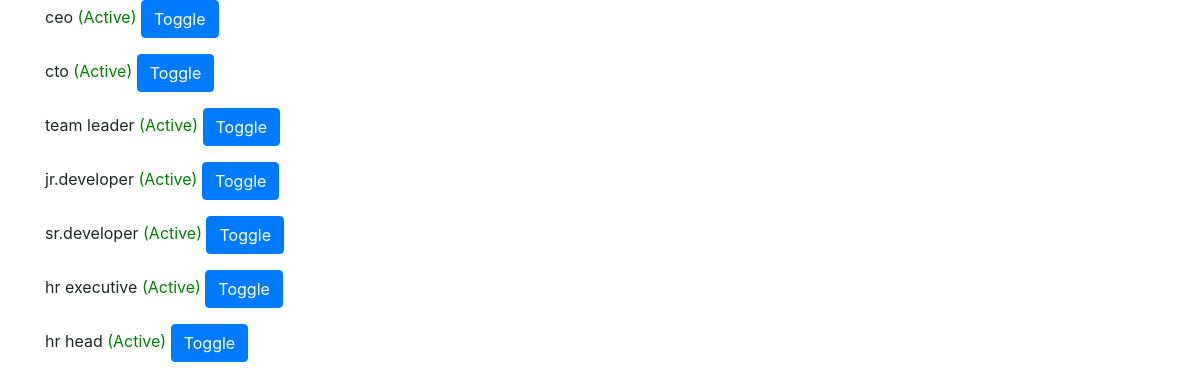
Screenshot of /roles/ with the database file from the repository.
### done/models.py (models this page shows, shortened)
class Employee(models.Model):
    code = models.CharField(max_length=4, unique=True, blank=True, null=True)
    role = models.CharField(max_length=100, choices=ROLE_CHOICES)
    name = models.CharField(max_length=50)
    email = models.CharField(max_length=150)
    address = models.CharField(max_length=200)
    phone = models.CharField(max_length=10)
    is_active = models.BooleanField(default=True)

### done/views.py (the view)
# urls.py: path('roles/', views.role_management, name='role_management'),
def role_management(request):
    roles = Employee.objects.values('role', 'is_active').distinct()
    return render(request, 'role_management.html', {"roles": roles})

### done/templates/role_management.html (shortened to what this page needs)
<!DOCTYPE html>
<html>
<head>
    <link rel="stylesheet" href="https://maxcdn.bootstrapcdn.com/bootstrap/4.5.2/css/bootstrap.min.css">
</head>
<body>
    <div class="container">
        {% for role in roles %}
        <p>
            {{ role.role }}
            {% if role.is_active %}
                <span style="color: green;">(Active)</span>
            {% else %}
                <span style="color: red;">(Inactive)</span>
            {% endif %}
            <a href="{% url 'done:toggle_role' role=role.role %}" class="btn btn-primary">Toggle</a>
        </p>
    {% endfor %}
    </div>
</body>
</html>

### rows the page displays
Employee: role "ceo"
Employee: role "cto"
Employee: role "team leader"
Employee: role "sr.developer"
Employee: role "hr executive"

### other values shown
{{ role.role }} "jr.developer" "hr head"
